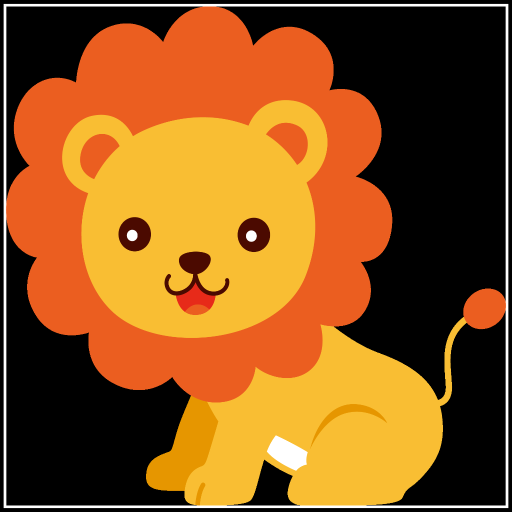
#> input picture Image Processing 5/Convolution/Assignment25/lion.png, 1024 x 1024 px (shown at 1/2 size)
$ python Lion_edge.py
#> lines starting #> are read from the running program, lines starting #| are printed output that depends on the picture
import cv2 as cv
import numpy as np

img = cv.imread("Assignment25/lion.png",0)
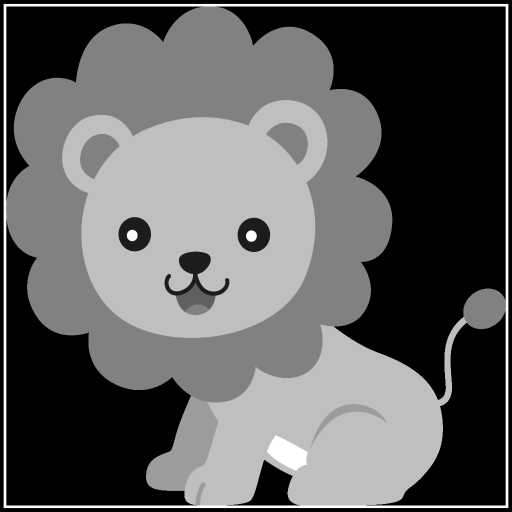
#> img: shape (1024, 1024) (shown at 1/2 size); min 0, max 255, mean 95.6
img = cv.resize(img,(0,0),fx=0.5,fy=0.5)
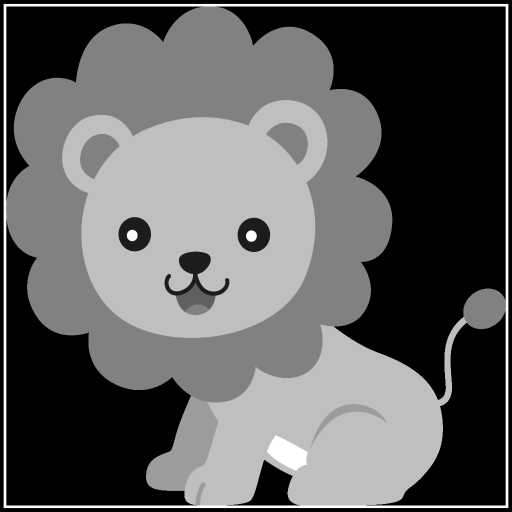
#> img: shape (512, 512); min 0, max 255, mean 95.6
resualt = np.zeros(img.shape,np.uint8)
mask = np.array([[0,-1,0],
                [-1,4,-1],
                [0,-1,0]])

row ,col = img.shape
#> row = 512; col = 512
for i in range(1,row-1):
    for j in range(1,col-1):
        small_image = img[i-1:i+2,j-1:j+2]
        res = np.sum(mask*small_image)
        if res<0:
            res=0
        resualt[i,j]=res
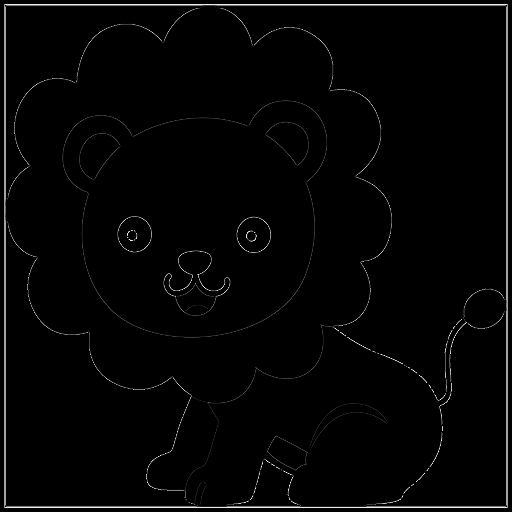
#> resualt: shape (512, 512); min 0, max 255, mean 4.2
cv.imshow("Canny edge",resualt)
cv.waitKey()
